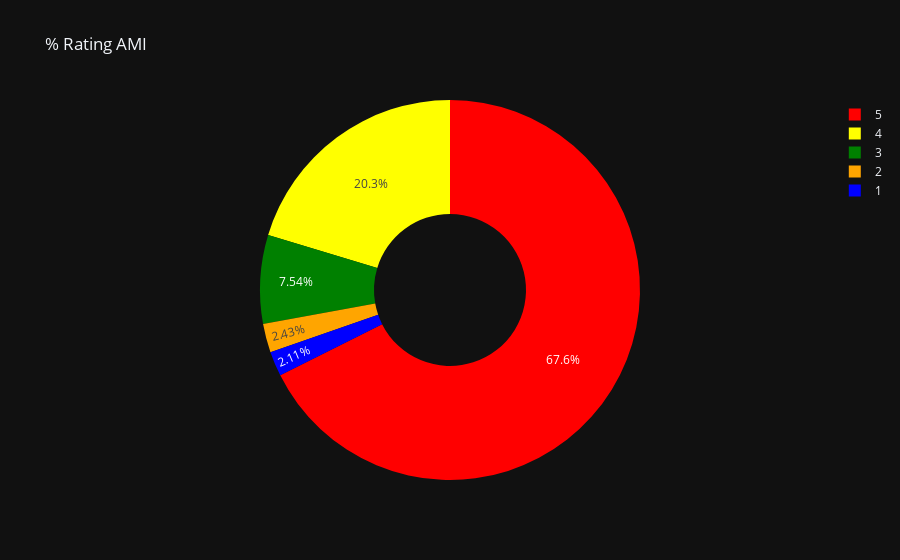

Source (notebook cell):
### Markdown cell above
that result visualise more convenient as the more positive sentiment than other

### Code cell
rating = data['rating'].value_counts()
color = ['red', 'yellow','green','orange','blue']

fig = go.Pie(labels=rating.index, values=rating.values,
            marker=dict(colors=color), name="Rating", hole=.4)
layout = go.Layout(title="% Rating AMI",
                  template = 'plotly_dark')
fig = go.Figure(data=[fig],
               layout = layout)
fig.show()

### Figure 1 — Plotly figure (JSON) as saved in the notebook; plotly's stock layout.template omitted (floating-point values rounded to 4 significant figures)
{"data": [{"hole": 0.4, "labels": [5, 4, 3, 2, 1], "marker": {"colors": ["red", "yellow", "green", "orange", "blue"]}, "name": "Rating", "type": "pie", "values": [6912, 2079, 771, 249, 216]}], "layout": {"title": {"text": "% Rating AMI"}}}
